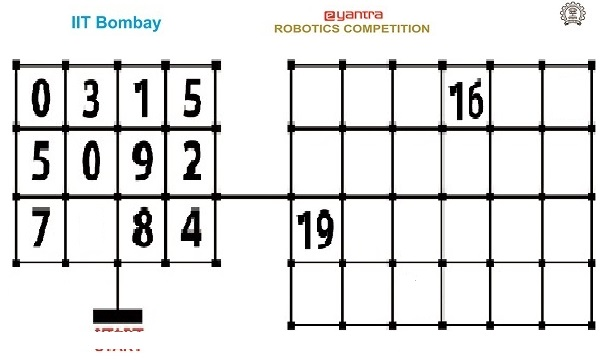
%> input picture Code/object tracking/image.jpg, 600 x 360 px
$ octave --eval "result = maskingexteriorver4(imread('image.jpg'));"   (GNU Octave 9; MATLAB toolbox functions it lacks are replaced by stand-ins)
%> lines starting %> are read from the running program, lines starting %| are printed output that depends on the picture; in (x1, y1, x2, y2) boxes, pixels count from 0 and x2, y2 are one past the last pixel; in counts of white or black regions, pixels touching at a corner belong together; the program's own positions count from 1
%{
function name: maskingexteriorver3
input: image matrix
output: an image that contains only the arena (masks the area outside the arena)
logic:1.the red, green and blue layers of the image are extracted and and then each of the matrix is converted to a binary image such
        that it contains only the pixels whose value is above 120.
      2.the red blue and green masks are then anded (&) so that all the
        dark pixels are masked. Now we fill the all the areas that are
        bounded by bounded by white as they lie inside the arena. Now we
        remove all white patches outside the arena by taking only the white
        patch with the largest area, i.e, the arena(as it would occupy the major area).
      3.the image is eroded and then dilated to remive any noises that
        still persist.
      4.Function bwareaopen() is used to remove all smaller areas. After
        which we have a binary image which contains 1(on) for the pixels inside the arena and 0(off) for pixels outside.
      5.This binary image is multiplied with the original image to obtain
        the masked image that contains only the arena and surrpunding is
        masked.
%}
function [f1 f2]= maskingexteriorver4(img)
red=img(:,:,1);
green=img(:,:,2);
blue=img(:,:,3);
redmask=red>100;
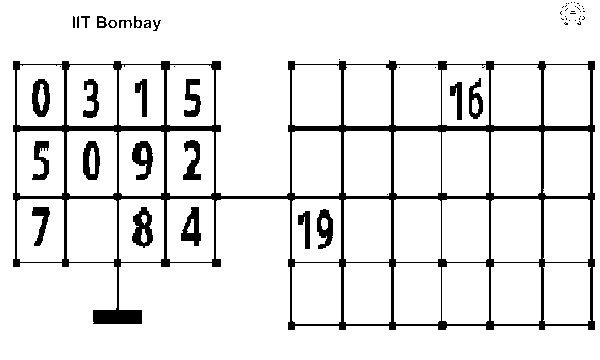
%> redmask: size 360x600 logical; 90.3% white; 60 black regions (35 under 20 px), largest, box (x1, y1, x2, y2) and area: (13, 60, 595, 330) 15009, (132, 207, 153, 248) 506, (132, 141, 153, 180) 469
greenmask=green>100;
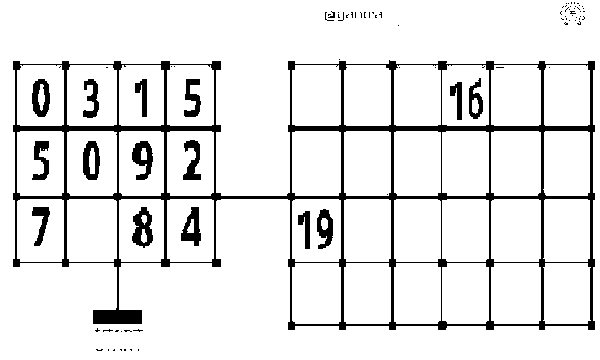
%> greenmask: size 360x600 logical; 90.4% white; 88 black regions (71 under 20 px), largest, box (x1, y1, x2, y2) and area: (13, 60, 595, 330) 15025, (132, 207, 153, 248) 506, (132, 141, 153, 180) 469
bluemask=blue>100;
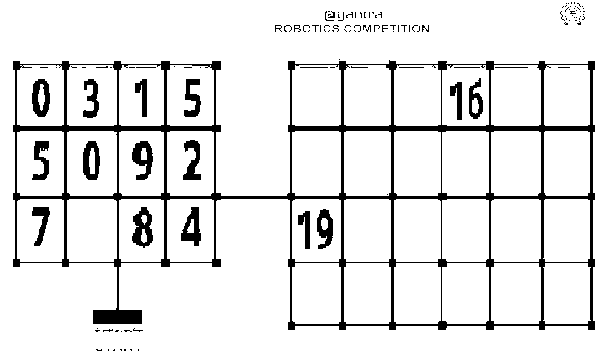
%> bluemask: size 360x600 logical; 90.1% white; 127 black regions (102 under 20 px), largest, box (x1, y1, x2, y2) and area: (13, 60, 595, 330) 15097, (132, 207, 153, 248) 508, (132, 141, 153, 180) 469
%> (the run ends here)
